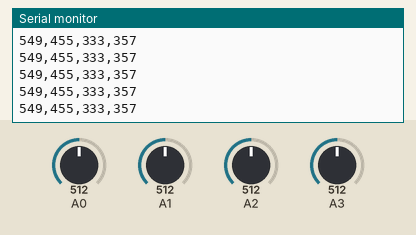
Bench run of a sketch on a simulated Arduino Uno, built with avr-gcc and run on an emulated ATmega328P. Parts: the last lines printed to the serial monitor. The inputs (shaded band) are chosen by the test bench; at power-on: A2 = 512, A3 = 512, A0 = 512, A1 = 512.

Above: at 1.2 s.
1.3 s: A2 set to 372
At 2.0 s:
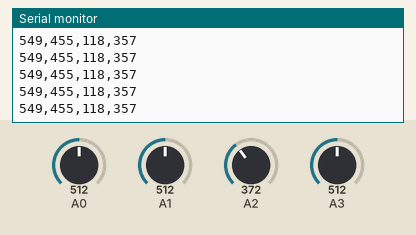
4.3 s: A2 set to 353
At 4.9 s:
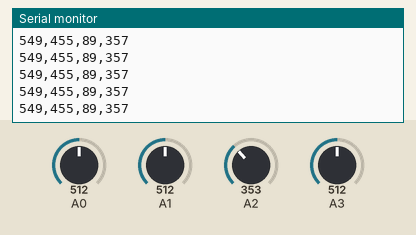
5.8 s: A3 set to 335
At 6.8 s:
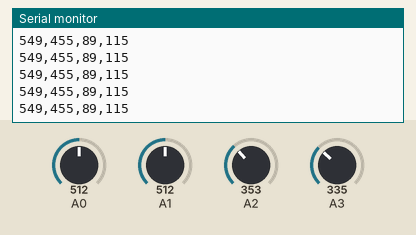
8.8 s: A3 set to 316
At 9.4 s:
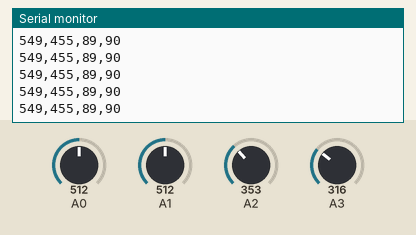
Timing chart, 0 to 11.8 s (numbered marks = the images above; inputs shaded):
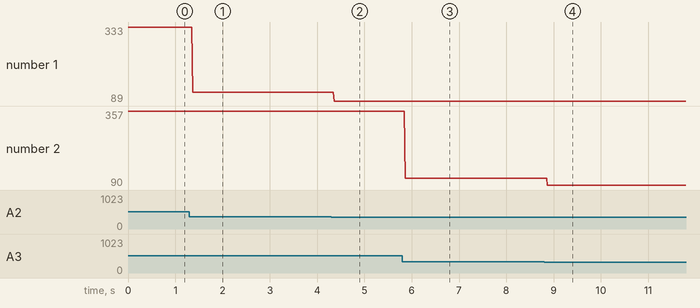

Measured:
- after the input at 1.3 s, the serial monitor: prints a new line after 0.07 s (image 1)
- after the input at 4.3 s, the serial monitor: prints a new line after 0.06 s (image 2)
- after the input at 5.8 s, the serial monitor: prints a new line after 0.06 s (image 3)
- after the input at 8.8 s, the serial monitor: prints a new line after 0.07 s (image 4)
- plotted number 1: 333 → 118 after the input at 1.3 s, 118 → 89 after the input at 4.3 s
- plotted number 2: 357 → 115 after the input at 5.8 s, 115 → 90 after the input at 8.8 s

The sketch:

SFM_GOOD_a_SensorSender.pde
```cpp
/*
 Store Front Music Demo
 Language: Arduino
 Name: SFM_GOOD_a_SensorSender.pde

 This code reads four analog inputs and outputs their values via serial
 to be read by a processing sketch.

 The processing sketch is called
 SFM_GOOD_p_demo.pde

 This version was for demoing how SFM worked to the folks from
 GOOD Magaizine in November, 2010. It is a modification of work by
 Tom Igoe, found here:

 http://itp.nyu.edu/physcomp/Labs/SerialDuplex

 Made more efficent & extendible by creating some Arrays.

 The Circuit:
 * Analog Pins 0-4: Photocells, dark = 1023 (photocell to grnd, 10k to Vcc)

 By Carlyn Maw
 Created On: November 07 2010

 */
//-----------------------------------CHANGE ME DEPENDING ON YOUR SET UP!
boolean cleanIt = 1; // if true will constrain to a typical Max and Min
                     //and then map the values back out to 0 to 1023

const int numberOfSensors = 4;

int baudRate = 9600;


int sensorPins[numberOfSensors] =  {0,1,2,3};

int sensorValues[numberOfSensors] =  {0,0,0,0};

int sensorMins[numberOfSensors] = {120,160,295,250}; //set cleanIt to 0 and set up
                                                     //the lowest reading scenario

int sensorMaxs[numberOfSensors] = {850,950,960,1000}; //set cleanIt to 0 and set
                                                      //a highest reading scenario

char endByte = '\n';
char delimByte = ',';

int expectedMin = 0;
int expectedMax = 1023;

//------------------------------------------------------END OF CHANGE ME.

void setup() {
  // configure the serial connection:
  Serial.begin(baudRate);  // is matched in processing
}

void loop() {
  // read the sensor:

  for (int s = 0;  s < numberOfSensors ; s ++) {
    if (cleanIt) {
      sensorValues[s] = constrain(analogRead(sensorPins[s]), sensorMins[s], sensorMaxs[s]);
      sensorValues[s] = map(sensorValues[s], sensorMins[s], sensorMaxs[s], expectedMin, expectedMax);
    } else {
      sensorValues[s] = analogRead(sensorPins[s]);
    }

    // print the results:
    if (s == (numberOfSensors-1)) {
        Serial.print(sensorValues[s], DEC);
        Serial.print(endByte);
    } else {
        Serial.print(sensorValues[s], DEC);
        Serial.print(delimByte);
    }
  }

}
```
